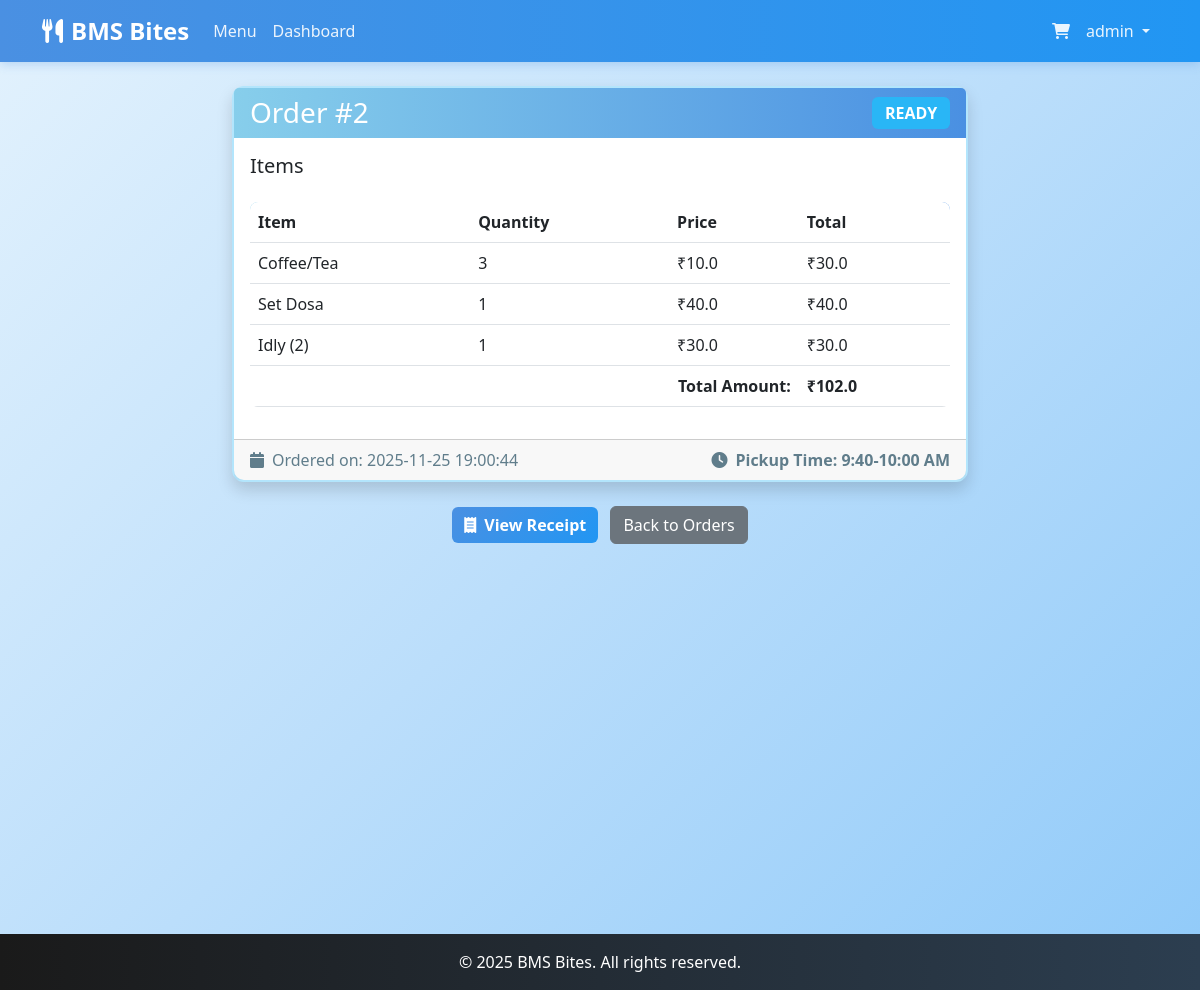
Page /order/2 (signed in) on the earlier database version.
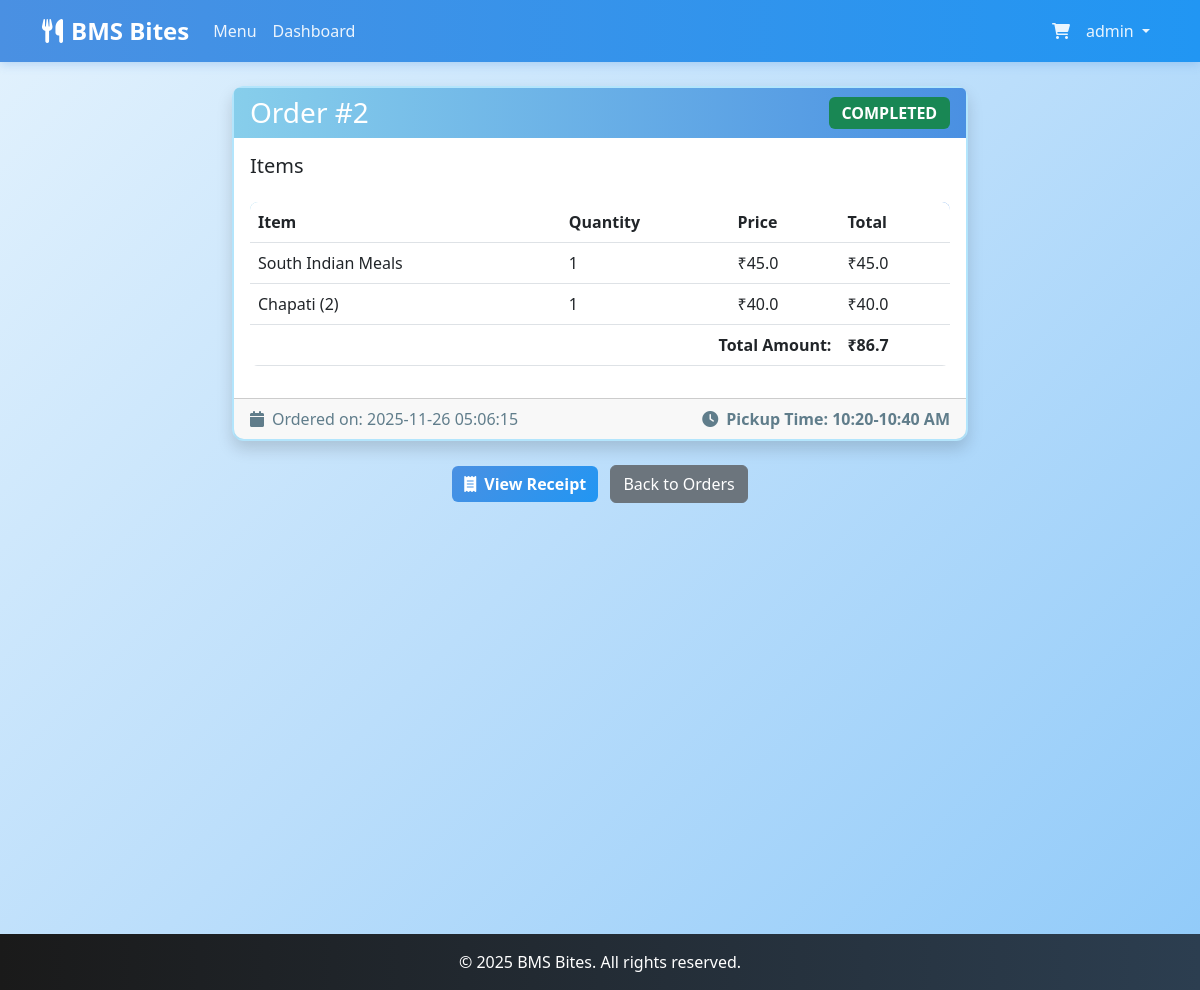
Same page on the later database version.
### tables this page shows
CREATE TABLE orders (
    id INTEGER PRIMARY KEY AUTOINCREMENT,
    user_id INTEGER NOT NULL,
    canteen_id INTEGER NOT NULL,
    total_amount REAL NOT NULL,
    platform_fee REAL DEFAULT 0.0,
    status TEXT NOT NULL DEFAULT 'preparing', -- 'preparing', 'ready', 'completed'
    pickup_time TEXT,
    created_at TIMESTAMP DEFAULT CURRENT_TIMESTAMP,
    FOREIGN KEY (user_id) REFERENCES users (id),
    FOREIGN KEY (canteen_id) REFERENCES canteens (id)
);

CREATE TABLE order_items (
    id INTEGER PRIMARY KEY AUTOINCREMENT,
    order_id INTEGER NOT NULL,
    menu_id INTEGER NOT NULL,
    quantity INTEGER NOT NULL,
    price_at_order REAL NOT NULL,
    FOREIGN KEY (order_id) REFERENCES orders (id),
    FOREIGN KEY (menu_id) REFERENCES menu (id)
);

CREATE TABLE menu (
    id INTEGER PRIMARY KEY AUTOINCREMENT,
    canteen_id INTEGER NOT NULL,
    name TEXT NOT NULL,
    description TEXT,
    price REAL NOT NULL,
    category TEXT NOT NULL, -- 'veg', 'non-veg', 'beverage'
    category_section TEXT, -- Section header like 'SOUTH INDIAN BREAKFAST', 'Dosa Items', etc.
    image_url TEXT,
    is_available BOOLEAN DEFAULT 1,
    created_at TIMESTAMP DEFAULT CURRENT_TIMESTAMP,
    FOREIGN KEY (canteen_id) REFERENCES canteens (id)
);

### routes/main.py (the view)
@main_bp.route('/order/<int:order_id>')
def order_detail(order_id):
    if 'user_id' not in session:
        return redirect(url_for('auth.login'))
    details = order_mgr.get_order_details(order_id)
    if not details:
        flash('Order not found', 'danger')
        return redirect(url_for('main.orders'))
    is_admin = session.get('role') == 'admin'
    is_own_order = details['order']['user_id'] == session['user_id']
    if not is_admin and not is_own_order:
        flash('You do not have permission to view this order', 'danger')
        return redirect(url_for('main.orders'))
    return render_template('order_detail.html', **details)

### app.py (called while the page is built)
@app.context_processor
def inject_session():
    return dict(session=session)

### utils/order_manager.py (called while the page is built, shortened)
    def get_order_details(self, order_id):
        conn = sqlite3.connect(self.db_path)
        order = pd.read_sql_query("SELECT * FROM orders WHERE id=?", conn, params=(order_id,))
        items = pd.read_sql_query("""
            SELECT oi.*, m.name, m.image_url
            FROM order_items oi
            JOIN menu m ON oi.menu_id = m.id
            WHERE oi.order_id=?
        """, conn, params=(order_id,))
        conn.close()
        if order.empty:
            return None
        return {
            'order': order.iloc[0].to_dict(),
            'items': items.to_dict('records')
        }

### templates/order_detail.html
{% extends "layout.html" %}
{% block content %}
<div class="row justify-content-center">
    <div class="col-md-8">
        <div class="card shadow">
            <div class="card-header d-flex justify-content-between align-items-center">
                <h3 class="mb-0">Order #{{ order['id'] }}</h3>
                <span
                    class="badge bg-{{ 'warning' if order['status'] == 'preparing' else 'info' if order['status'] == 'ready' else 'success' }} fs-6">
                    {{ order['status']|upper }}
                </span>
            </div>
            <div class="card-body">
                <h5 class="card-title mb-4">Items</h5>
                <div class="table-responsive">
                    <table class="table">
                        <thead>
                            <tr>
                                <th>Item</th>
                                <th>Quantity</th>
                                <th>Price</th>
                                <th>Total</th>
                            </tr>
                        </thead>
                        <tbody>
                            {% for item in items %}
                            <tr>
                                <td>{{ item['name'] }}</td>
                                <td>{{ item['quantity'] }}</td>
                                <td>₹{{ item['price_at_order'] }}</td>
                                <td>₹{{ item['price_at_order'] * item['quantity'] }}</td>
                            </tr>
                            {% endfor %}
                        </tbody>
                        <tfoot>
                            <tr>
                                <td colspan="3" class="text-end"><strong>Total Amount:</strong></td>
                                <td><strong>₹{{ order['total_amount'] }}</strong></td>
                            </tr>
                        </tfoot>
                    </table>
                </div>
            </div>
            <div class="card-footer text-muted">
                <div class="row">
                    <div class="col-md-6">
                        <i class="fas fa-calendar me-2"></i>Ordered on: {{ order['created_at'] }}
                    </div>
                    {% if order['pickup_time'] %}
                    <div class="col-md-6 text-md-end">
                        <i class="fas fa-clock me-2"></i><strong>Pickup Time: {{ order['pickup_time'] }}</strong>
                    </div>
                    {% endif %}
                </div>
            </div>
        </div>
        <div class="text-center mt-4">
            <a href="{{ url_for('main.view_receipt', order_id=order['id']) }}" class="btn btn-primary me-2"
                target="_blank">
                <i class="fas fa-receipt me-2"></i>View Receipt
            </a>
            <a href="{{ url_for('main.orders') }}" class="btn btn-secondary">Back to Orders</a>
        </div>
    </div>
</div>
{% endblock %}

Differences in the rows shown:
no longer on this page (row edited): order_items: name "Coffee/Tea", quantity "3", price_at_order "10.0", item['price_at_order']*item['quantity'] "30.0"
changed orders id 2: status "READY" → "COMPLETED"; total_amount "102.0" → "86.7"; created_at "2025-11-25 19:00:44" → "2025-11-26 05:06:15"; pickup_time "9:40-10:00 AM" → "10:20-10:40 AM"
changed order_items: name "Set Dosa" → "South Indian Meals"; price_at_order "40.0" → "45.0"; item['price_at_order']*item['quantity'] "40.0" → "45.0"
changed order_items: name "Idly (2)" → "Chapati (2)"; price_at_order "30.0" → "40.0"; item['price_at_order']*item['quantity'] "30.0" → "40.0"
